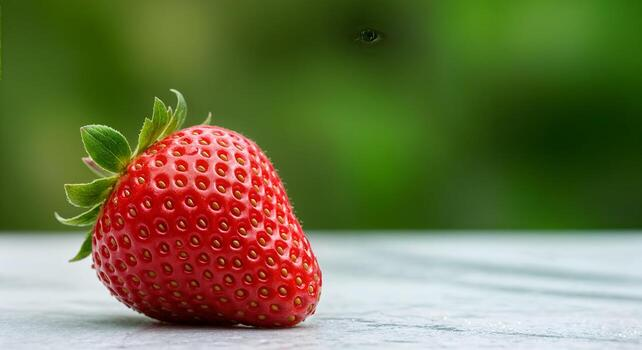
#> input picture data/test1.jpg, 642 x 350 px, found by its file name
$ python noise.py
#> lines starting #> are read from the running program, lines starting #| are printed output that depends on the picture
import cv2
import numpy as np

def saturate(img, a=0, b=255):
    res = img.copy()

    for i in range(h):
        for j in range(w):
            val = res[i][j]
            if val > b:
                res[i][j] = b
            elif val < a:
                res[i][j] = a
            else:
                res[i][j] = val


    return res

# add noise in image (Here we are using normal noise function)
def noise(img, mean, std):
    N = np.random.normal(loc=mean, scale=std, size=(h, w))
    res = img.copy()

    N_temp = res + N
    return saturate(N_temp).astype(np.uint8)


img = cv2.imread("data/test1.jpg", cv2.IMREAD_GRAYSCALE)
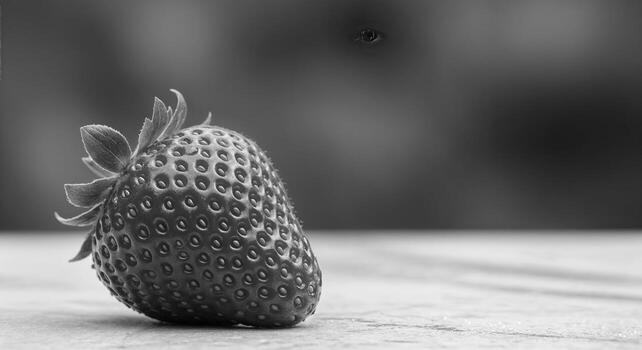
#> img: shape (350, 642); min 0, max 253, mean 110.1
h, w = img.shape
#> h = 350; w = 642

res_img = noise(img, -400, 200)
#> in noise, `N_temp = res + N`:
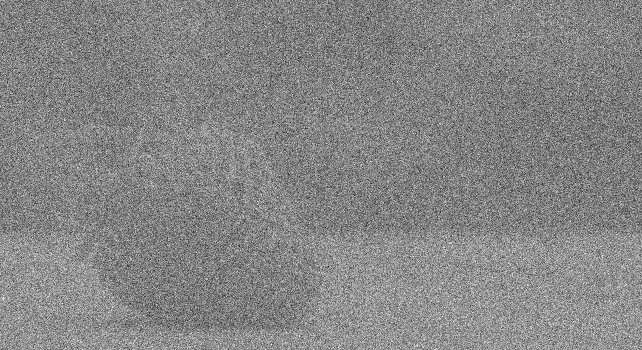
#> N_temp: shape (350, 642) float64; min -1296.4, max 620.8, mean -289.4; drawn with min black and max white
#> after the loop in saturate, `for i in range(h):`:
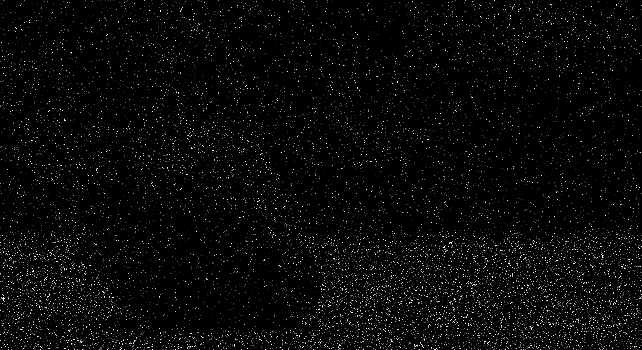
#> res: shape (350, 642) float64; min 0, max 255, mean 7.9
cv2.imshow("Image", img)
cv2.imshow("Noise", res_img)
cv2.waitKey(0)
cv2.destroyAllWindows()

$ run again, with data/test2.jpg copied over data/test1.jpg
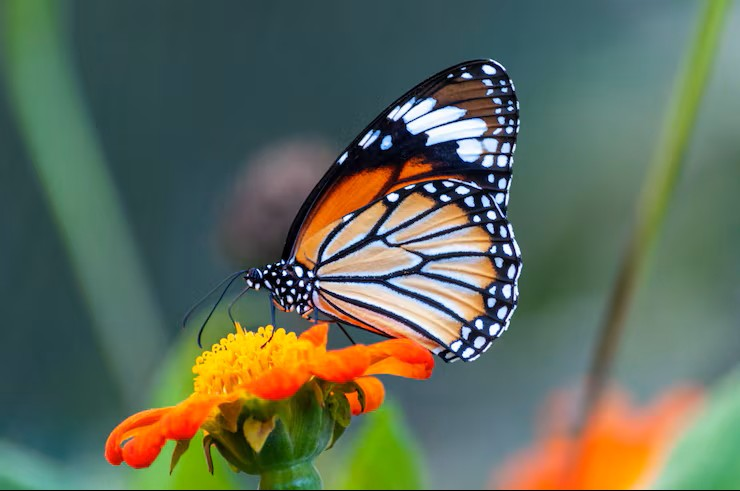
#> input picture data/test2.jpg, 740 x 491 px, found by its file name
#> in noise, `N_temp = res + N`:
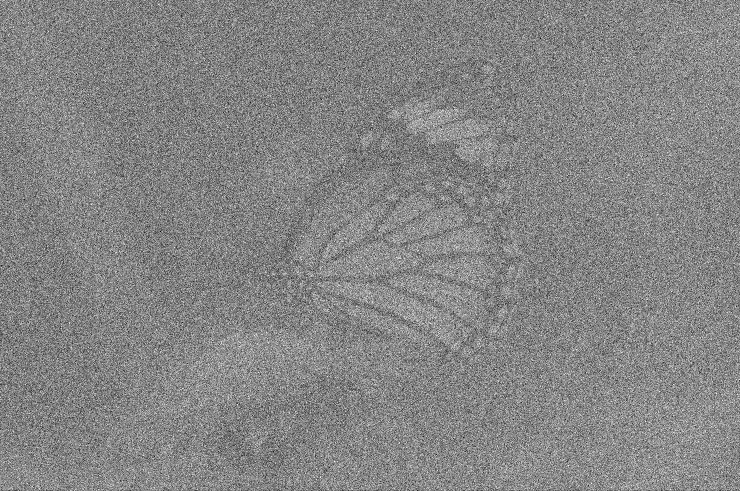
#> N_temp: shape (491, 740) float64; min -1292.4, max 608.4, mean -298; drawn with min black and max white
#> after the loop in saturate, `for i in range(h):`:
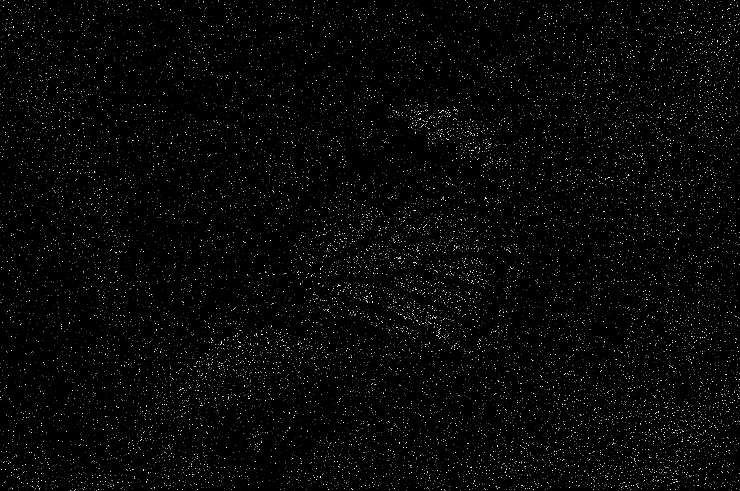
#> res: shape (491, 740) float64; min 0, max 255, mean 6.5
